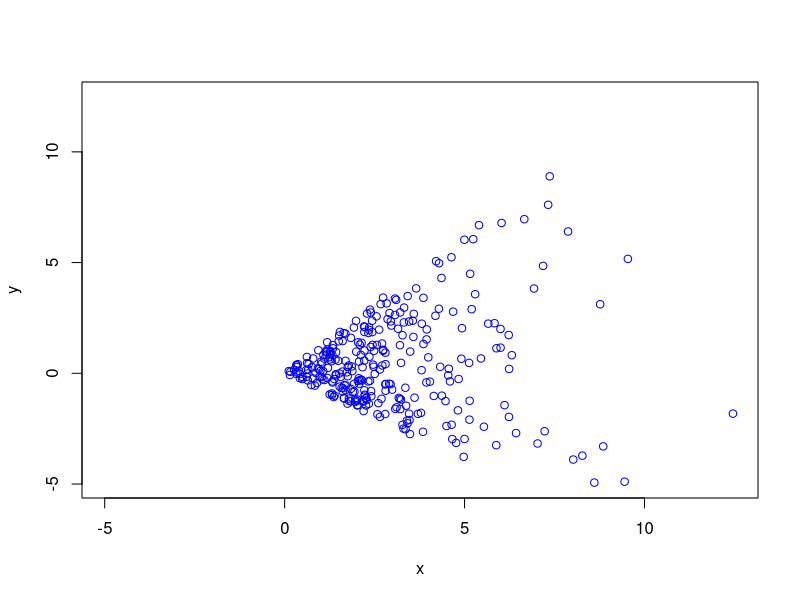

Write R code to recreate this figure.
# Stolen from handout


    c1 <- rexp(300)*2
    c2 <- rexp(300)*2
    theta <- .9
    x <- sin(theta)*c1 + cos(theta)*c2
    y <- sin(theta)*c2 - cos(theta)*c1
    range <- c(min(c(x,y)),max(c(x,y)))
    plot(x,y,col="blue",xlim=range,ylim=range)

